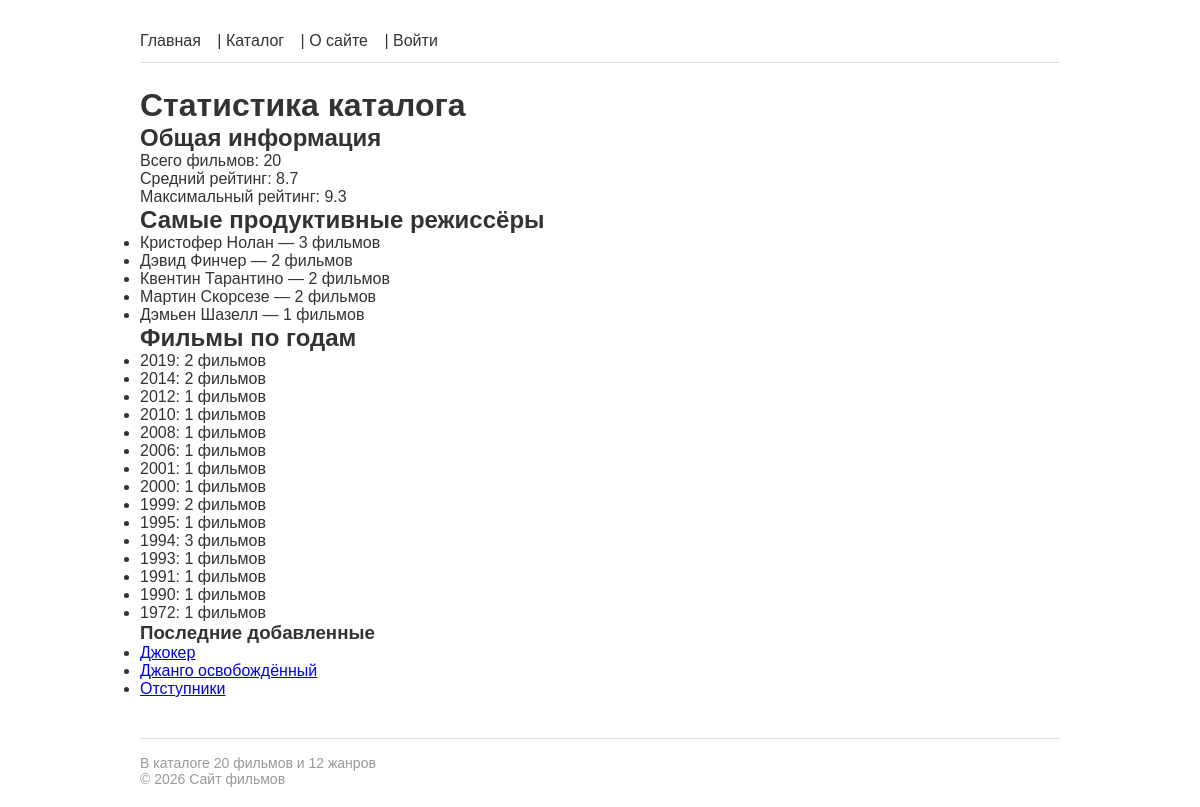
Screenshot of /stats/ with the database file from the repository.
### films/models.py (models this page shows, shortened)
class Director(models.Model):
    name = models.CharField(max_length=200, verbose_name='Имя')
    bio = models.TextField(blank=True, verbose_name='Биография')
    photo = models.ImageField(upload_to='directors/', blank=True, verbose_name='Фото')
    slug = models.SlugField(max_length=200, unique=True, blank=True)
    class Meta:
        ordering = ['name']
        verbose_name = 'Режиссёр'
        verbose_name_plural = 'Режиссёры'

class Film(models.Model):
    title = models.CharField(max_length=200, verbose_name='Название')
    year = models.PositiveIntegerField(validators=[validate_film_year], verbose_name='Год выпуска')
    description = models.TextField(blank=True, verbose_name='Описание')
    rating = models.DecimalField(max_digits=3, decimal_places=1, default=0.0, verbose_name='Рейтинг')
    slug = models.SlugField(max_length=200, unique=True, blank=True)
    poster = models.ImageField(
        upload_to='posters/',
        blank=True,
        validators=[
                validate_file_size,
                FileExtensionValidator(allowed_extensions=['jpg', 'jpeg', 'png', 'webp'])
            ],
        verbose_name='Постер'
    )
    created_at = models.DateTimeField(auto_now_add=True, verbose_name='Дата добавления')
    director = models.ForeignKey(
        'Director', on_delete=models.SET_NULL, null=True, blank=True,
        related_name='films', verbose_name='Режиссёр'
    )
    genres = models.ManyToManyField('Genre', blank=True, related_name='films', verbose_name='Жанры')
    actors = models.ManyToManyField('Actor', blank=True, related_name='films', verbose_name='Актёры')
    objects = FilmManager()
    class Meta:
        ordering = ['-year']
        verbose_name = 'Фильм'
        verbose_name_plural = 'Фильмы'
        permissions = [
            ('can_feature_film', 'Может выделять фильм в подборку'),
        ]
    def get_absolute_url(self):
        return reverse('films:film_detail', kwargs={'slug': self.slug})

### films/views.py (the view)
# urls.py: path('stats/', views.CatalogStatsView.as_view(), name='catalog_stats'),
class CatalogStatsView(TemplateView):
    template_name = 'films/catalog_stats.html'
    def get_context_data(self, **kwargs):
        context = super().get_context_data(**kwargs)
        context['overall_stats'] = Film.objects.aggregate(
            total=Count('id'),
            avg_rating=Avg('rating'),
            max_rating=Max('rating'),
            min_rating=Min('rating'),
        )
        context['top_directors'] = Director.objects.annotate(
            film_count=Count('films')
        ).filter(film_count__gt=0).order_by('-film_count')[:5]
        context['films_by_year'] = Film.objects.values('year').annotate(
            count=Count('id')
        ).order_by('-year')
        return context

### films/context_processors.py (called while the page is built)
def catalog_stats(request):
    return {
        'total_films': Film.objects.count(),
        'total_genres': Genre.objects.count(),
    }

def user_profile(request):
    if request.user.is_authenticated:
        try:
            profile = request.user.profile
        except Exception:
            profile = None
        return {'user_profile': profile}
    return {'user_profile': None}

### films/models.py (called while the page is built)
    def recent(self, count=5):
        return self.order_by('-created_at')[:count]

### films/templatetags/film_tags.py (called while the page is built)
@register.simple_tag
def current_year():
    return datetime.date.today().year

@register.inclusion_tag('films/includes/latest_films.html')
def latest_films(count=3):
    films = Film.objects.recent(count)
    return {'films': films}

### films/templates/films/catalog_stats.html (shortened to what this page needs)
{% extends 'base.html' %}
{% block content %}
    <h1>Статистика каталога</h1>
    <h2>Общая информация</h2>
    <p>Всего фильмов: {{ overall_stats.total }}</p>
    <p>Средний рейтинг: {{ overall_stats.avg_rating|floatformat:1 }}</p>
    <p>Максимальный рейтинг: {{ overall_stats.max_rating|floatformat:1 }}</p>
    <h2>Самые продуктивные режиссёры</h2>
    <ul>
        {% for director in top_directors %}
            <li>{{ director.name }} — {{ director.film_count }} фильмов</li>
        {% endfor %}
    </ul>
    <h2>Фильмы по годам</h2>
    <ul>
        {% for item in films_by_year %}
            <li>{{ item.year }}: {{ item.count }} фильмов</li>
        {% endfor %}
    </ul>
{% endblock %}

### films/templates/films/includes/latest_films.html
{% load film_tags %}
<div class="latest-films">
    <h3>Последние добавленные</h3>
    <ul>
    {% for film in films %}
        <li><a href="{{ film.get_absolute_url }}">{{ film.title }}</a></li>
    {% empty %}
        <li>Фильмов пока нет.</li>
    {% endfor %}
    </ul>
</div>

### static/css/base.css (style rules this page uses)
* { box-sizing: border-box; margin: 0; padding: 0; }
body { font-family: Arial, sans-serif; max-width: 960px; margin: 0 auto; padding: 20px; color: #333; }

### rows the page displays
Director: name "Кристофер Нолан", film_count "3"
Director: name "Дэвид Финчер", film_count "2"
Director: name "Квентин Тарантино", film_count "2"
Director: name "Мартин Скорсезе", film_count "2"
Director: name "Дэмьен Шазелл", film_count "1"
Film: title "Джокер"
Film: title "Джанго освобождённый"
Film: title "Отступники"

### other values shown
{{ overall_stats.total }} "20"
{{ overall_stats.avg_rating|floatformat:1 }} "8.7"
{{ overall_stats.max_rating|floatformat:1 }} "9.3"
{{ item.year }} "2019" "2014" "2012" "2010" "2008" "2006" "2001" "2000" "1999" "1995" "1994" "1993" "1991" "1990" "1972"
{{ item.count }} "2" "2" "1" "1" "1" "1" "1" "1" "2" "1" "3" "1" "1" "1" "1"
{{ total_films }} "20"
{{ total_genres }} "12"
